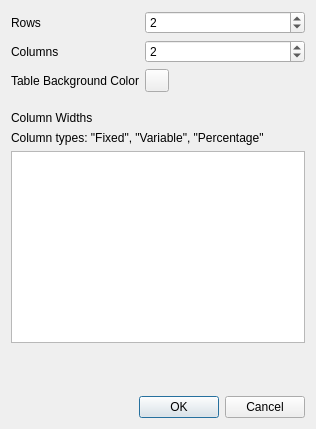
<?xml version="1.0" encoding="UTF-8"?>
<ui version="4.0">
 <class>TableFormatDlg</class>
 <widget class="QDialog" name="TableFormatDlg">
  <property name="geometry">
   <rect>
    <x>0</x>
    <y>0</y>
    <width>316</width>
    <height>429</height>
   </rect>
  </property>
  <property name="windowTitle">
   <string>Create Table</string>
  </property>
  <layout class="QVBoxLayout" name="verticalLayout">
   <item>
    <layout class="QFormLayout" name="formLayout">
     <item row="0" column="0">
      <widget class="QLabel" name="label">
       <property name="text">
        <string>Rows</string>
       </property>
      </widget>
     </item>
     <item row="0" column="1">
      <widget class="QSpinBox" name="rowsSpin">
       <property name="minimum">
        <number>1</number>
       </property>
       <property name="value">
        <number>2</number>
       </property>
      </widget>
     </item>
     <item row="1" column="0">
      <widget class="QLabel" name="label_2">
       <property name="text">
        <string>Columns</string>
       </property>
      </widget>
     </item>
     <item row="1" column="1">
      <widget class="QSpinBox" name="columnsSpin">
       <property name="minimum">
        <number>1</number>
       </property>
       <property name="value">
        <number>2</number>
       </property>
      </widget>
     </item>
     <item row="2" column="0">
      <widget class="QLabel" name="label_5">
       <property name="text">
        <string>Table Background Color</string>
       </property>
      </widget>
     </item>
     <item row="2" column="1">
      <widget class="CColorButton" name="backgroundColorButton">
       <property name="text">
        <string/>
       </property>
      </widget>
     </item>
    </layout>
   </item>
   <item>
    <spacer name="verticalSpacer_2">
     <property name="orientation">
      <enum>Qt::Orientation::Vertical</enum>
     </property>
     <property name="sizeType">
      <enum>QSizePolicy::Policy::Fixed</enum>
     </property>
     <property name="sizeHint" stdset="0">
      <size>
       <width>20</width>
       <height>13</height>
      </size>
     </property>
    </spacer>
   </item>
   <item>
    <widget class="QLabel" name="label_3">
     <property name="enabled">
      <bool>true</bool>
     </property>
     <property name="text">
      <string>Column Widths</string>
     </property>
    </widget>
   </item>
   <item>
    <widget class="QLabel" name="label_4">
     <property name="text">
      <string>Column types: &quot;Fixed&quot;, &quot;Variable&quot;, &quot;Percentage&quot;</string>
     </property>
    </widget>
   </item>
   <item>
    <widget class="QTableWidget" name="tableWidget">
     <property name="enabled">
      <bool>true</bool>
     </property>
    </widget>
   </item>
   <item>
    <spacer name="verticalSpacer">
     <property name="orientation">
      <enum>Qt::Orientation::Vertical</enum>
     </property>
     <property name="sizeHint" stdset="0">
      <size>
       <width>20</width>
       <height>46</height>
      </size>
     </property>
    </spacer>
   </item>
   <item>
    <widget class="QDialogButtonBox" name="buttonBox">
     <property name="orientation">
      <enum>Qt::Orientation::Horizontal</enum>
     </property>
     <property name="standardButtons">
      <set>QDialogButtonBox::StandardButton::Cancel|QDialogButtonBox::StandardButton::Ok</set>
     </property>
    </widget>
   </item>
  </layout>
 </widget>
 <customwidgets>
  <customwidget>
   <class>CColorButton</class>
   <extends>QToolButton</extends>
   <header>ColorButton</header>
  </customwidget>
 </customwidgets>
 <resources/>
 <connections>
  <connection>
   <sender>buttonBox</sender>
   <signal>accepted()</signal>
   <receiver>TableFormatDlg</receiver>
   <slot>accept()</slot>
   <hints>
    <hint type="sourcelabel">
     <x>248</x>
     <y>254</y>
    </hint>
    <hint type="destinationlabel">
     <x>157</x>
     <y>274</y>
    </hint>
   </hints>
  </connection>
  <connection>
   <sender>buttonBox</sender>
   <signal>rejected()</signal>
   <receiver>TableFormatDlg</receiver>
   <slot>reject()</slot>
   <hints>
    <hint type="sourcelabel">
     <x>316</x>
     <y>260</y>
    </hint>
    <hint type="destinationlabel">
     <x>286</x>
     <y>274</y>
    </hint>
   </hints>
  </connection>
 </connections>
</ui>
